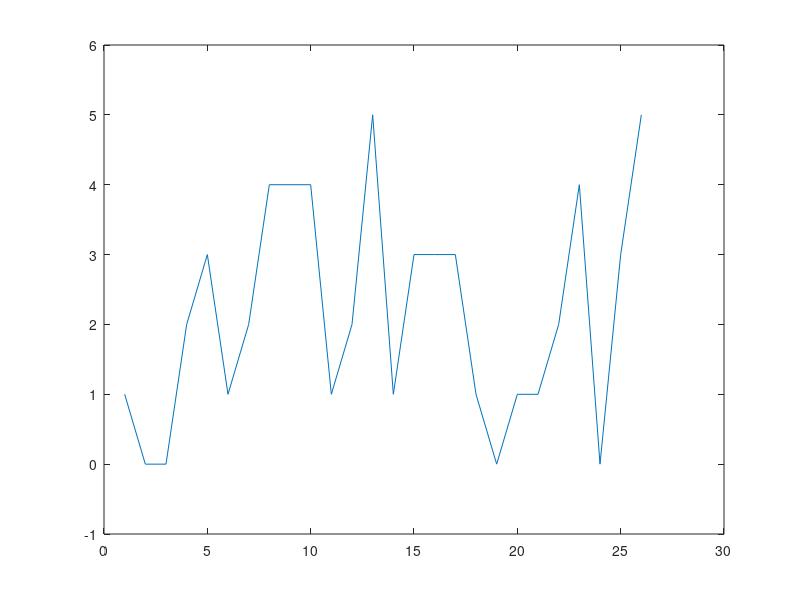

The MATLAB script that drew this image:

rate=5; % Hz
time=100000; % in ms
synStrength=-1;
synDelay=2;

temp=rand(1,time);
presyn=zeros(1, time);
indpre=find(temp < (rate/ 1000));
presyn(indpre)=1;

temp=rand(1,time);
postsyn=zeros(1, time);
ind=find(temp < (rate/ 1000));
postsyn(ind)=1;

% for each presynaptic AP -- a prob of killing a postsynaptic AP
temp=rand(1,length(indpre));
postsyn2=zeros(1, length(indpre));
postsyn2(temp < -(synStrength))=0;

indpre=indpre+2;
IndecesLargerThanTime=find(indpre > time);
num=length(IndecesLargerThanTime);
indpre=indpre(1:(end-num)); 
postsyn2=postsyn2(1:(end-num));

% if indpre(end) > time; 
%     indpre=indpre(1:(end-1)); 
%     postsyn2=postsyn2(1:(end-1));
% end

postsyn(indpre)=postsyn2;
c=xcorr(postsyn, presyn);
timewindow=25;
plot(c(time:(time+timewindow)));

